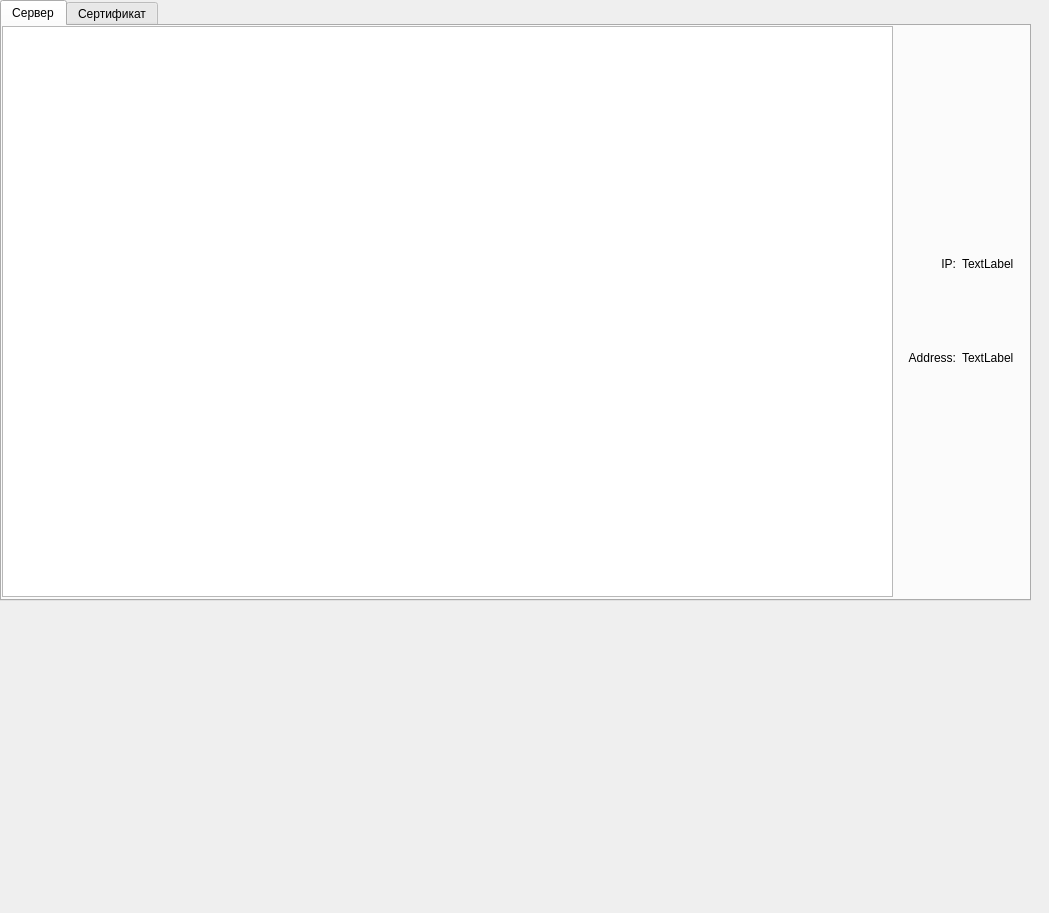
<?xml version="1.0" encoding="UTF-8"?>
<ui version="4.0">
 <class>Form</class>
 <widget class="QWidget" name="Form">
  <property name="geometry">
   <rect>
    <x>0</x>
    <y>0</y>
    <width>1049</width>
    <height>913</height>
   </rect>
  </property>
  <property name="windowTitle">
   <string>Form</string>
  </property>
  <widget class="QTabWidget" name="tabWidget">
   <property name="geometry">
    <rect>
     <x>0</x>
     <y>0</y>
     <width>1031</width>
     <height>601</height>
    </rect>
   </property>
   <property name="tabPosition">
    <enum>QTabWidget::North</enum>
   </property>
   <property name="currentIndex">
    <number>0</number>
   </property>
   <property name="usesScrollButtons">
    <bool>true</bool>
   </property>
   <widget class="QWidget" name="">
    <attribute name="title">
     <string>Сервер</string>
    </attribute>
    <widget class="QWidget" name="horizontalLayoutWidget">
     <property name="geometry">
      <rect>
       <x>0</x>
       <y>0</y>
       <width>1021</width>
       <height>571</height>
      </rect>
     </property>
     <layout class="QHBoxLayout" name="horizontalLayout">
      <item>
       <widget class="QTableView" name="tableView"/>
      </item>
      <item>
       <widget class="QWidget" name="verticalWidget" native="true">
        <property name="maximumSize">
         <size>
          <width>16777215</width>
          <height>200</height>
         </size>
        </property>
        <layout class="QVBoxLayout" name="verticalLayout">
         <item>
          <layout class="QHBoxLayout" name="horizontalLayout_2">
           <item>
            <widget class="QLabel" name="label_2">
             <property name="layoutDirection">
              <enum>Qt::RightToLeft</enum>
             </property>
             <property name="text">
              <string>IP:</string>
             </property>
             <property name="alignment">
              <set>Qt::AlignRight|Qt::AlignTrailing|Qt::AlignVCenter</set>
             </property>
            </widget>
           </item>
           <item>
            <widget class="QLabel" name="label">
             <property name="text">
              <string>TextLabel</string>
             </property>
            </widget>
           </item>
          </layout>
         </item>
         <item>
          <layout class="QHBoxLayout" name="horizontalLayout_3">
           <item>
            <widget class="QLabel" name="label_3">
             <property name="layoutDirection">
              <enum>Qt::RightToLeft</enum>
             </property>
             <property name="text">
              <string>Address:</string>
             </property>
             <property name="alignment">
              <set>Qt::AlignRight|Qt::AlignTrailing|Qt::AlignVCenter</set>
             </property>
            </widget>
           </item>
           <item>
            <widget class="QLabel" name="label_4">
             <property name="text">
              <string>TextLabel</string>
             </property>
            </widget>
           </item>
          </layout>
         </item>
        </layout>
       </widget>
      </item>
     </layout>
    </widget>
   </widget>
   <widget class="QWidget" name="tab_2">
    <attribute name="title">
     <string>Сертификат</string>
    </attribute>
   </widget>
  </widget>
 </widget>
 <resources/>
 <connections/>
</ui>
